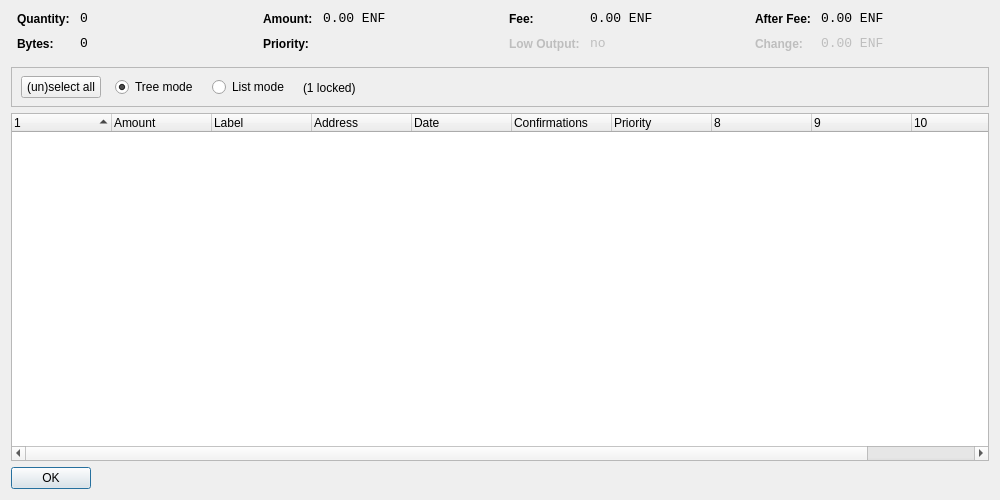
<?xml version="1.0" encoding="UTF-8"?>
<ui version="4.0">
 <class>CoinControlDialog</class>
 <widget class="QDialog" name="CoinControlDialog">
  <property name="geometry">
   <rect>
    <x>0</x>
    <y>0</y>
    <width>1000</width>
    <height>500</height>
   </rect>
  </property>
  <property name="windowTitle">
   <string>Coin Control</string>
  </property>
  <layout class="QVBoxLayout" name="verticalLayout">
   <item>
    <layout class="QHBoxLayout" name="horizontalLayoutTop" stretch="0,0,0,0">
     <property name="topMargin">
      <number>0</number>
     </property>
     <property name="bottomMargin">
      <number>10</number>
     </property>
     <item>
      <layout class="QFormLayout" name="formLayoutCoinControl1">
       <property name="horizontalSpacing">
        <number>10</number>
       </property>
       <property name="verticalSpacing">
        <number>10</number>
       </property>
       <property name="leftMargin">
        <number>6</number>
       </property>
       <property name="rightMargin">
        <number>6</number>
       </property>
       <item row="0" column="0">
        <widget class="QLabel" name="labelCoinControlQuantityText">
         <property name="styleSheet">
          <string notr="true">font-weight:bold;</string>
         </property>
         <property name="text">
          <string>Quantity:</string>
         </property>
        </widget>
       </item>
       <item row="0" column="1">
        <widget class="QLabel" name="labelCoinControlQuantity">
         <property name="font">
          <font>
           <family>Monospace</family>
           <pointsize>10</pointsize>
          </font>
         </property>
         <property name="cursor">
          <cursorShape>IBeamCursor</cursorShape>
         </property>
         <property name="contextMenuPolicy">
          <enum>Qt::ActionsContextMenu</enum>
         </property>
         <property name="text">
          <string notr="true">0</string>
         </property>
         <property name="textInteractionFlags">
          <set>Qt::LinksAccessibleByMouse|Qt::TextSelectableByKeyboard|Qt::TextSelectableByMouse</set>
         </property>
        </widget>
       </item>
       <item row="1" column="0">
        <widget class="QLabel" name="labelCoinControlBytesText">
         <property name="styleSheet">
          <string notr="true">font-weight:bold;</string>
         </property>
         <property name="text">
          <string>Bytes:</string>
         </property>
        </widget>
       </item>
       <item row="1" column="1">
        <widget class="QLabel" name="labelCoinControlBytes">
         <property name="font">
          <font>
           <family>Monospace</family>
           <pointsize>10</pointsize>
          </font>
         </property>
         <property name="cursor">
          <cursorShape>IBeamCursor</cursorShape>
         </property>
         <property name="contextMenuPolicy">
          <enum>Qt::ActionsContextMenu</enum>
         </property>
         <property name="text">
          <string notr="true">0</string>
         </property>
         <property name="textInteractionFlags">
          <set>Qt::LinksAccessibleByMouse|Qt::TextSelectableByKeyboard|Qt::TextSelectableByMouse</set>
         </property>
        </widget>
       </item>
      </layout>
     </item>
     <item>
      <layout class="QFormLayout" name="formLayoutCoinControl2">
       <property name="horizontalSpacing">
        <number>10</number>
       </property>
       <property name="verticalSpacing">
        <number>10</number>
       </property>
       <property name="leftMargin">
        <number>6</number>
       </property>
       <property name="rightMargin">
        <number>6</number>
       </property>
       <item row="0" column="0">
        <widget class="QLabel" name="labelCoinControlAmountText">
         <property name="styleSheet">
          <string notr="true">font-weight:bold;</string>
         </property>
         <property name="text">
          <string>Amount:</string>
         </property>
        </widget>
       </item>
       <item row="0" column="1">
        <widget class="QLabel" name="labelCoinControlAmount">
         <property name="font">
          <font>
           <family>Monospace</family>
           <pointsize>10</pointsize>
          </font>
         </property>
         <property name="cursor">
          <cursorShape>IBeamCursor</cursorShape>
         </property>
         <property name="contextMenuPolicy">
          <enum>Qt::ActionsContextMenu</enum>
         </property>
         <property name="text">
          <string notr="true">0.00 ENF</string>
         </property>
         <property name="textInteractionFlags">
          <set>Qt::LinksAccessibleByMouse|Qt::TextSelectableByKeyboard|Qt::TextSelectableByMouse</set>
         </property>
        </widget>
       </item>
       <item row="1" column="0">
        <widget class="QLabel" name="labelCoinControlPriorityText">
         <property name="styleSheet">
          <string notr="true">font-weight:bold;</string>
         </property>
         <property name="text">
          <string>Priority:</string>
         </property>
        </widget>
       </item>
       <item row="1" column="1">
        <widget class="QLabel" name="labelCoinControlPriority">
         <property name="font">
          <font>
           <family>Monospace</family>
           <pointsize>10</pointsize>
          </font>
         </property>
         <property name="cursor">
          <cursorShape>IBeamCursor</cursorShape>
         </property>
         <property name="contextMenuPolicy">
          <enum>Qt::ActionsContextMenu</enum>
         </property>
         <property name="text">
          <string/>
         </property>
         <property name="textInteractionFlags">
          <set>Qt::LinksAccessibleByMouse|Qt::TextSelectableByKeyboard|Qt::TextSelectableByMouse</set>
         </property>
        </widget>
       </item>
      </layout>
     </item>
     <item>
      <layout class="QFormLayout" name="formLayoutCoinControl3">
       <property name="horizontalSpacing">
        <number>10</number>
       </property>
       <property name="verticalSpacing">
        <number>10</number>
       </property>
       <property name="leftMargin">
        <number>6</number>
       </property>
       <property name="rightMargin">
        <number>6</number>
       </property>
       <item row="0" column="0">
        <widget class="QLabel" name="labelCoinControlFeeText">
         <property name="styleSheet">
          <string notr="true">font-weight:bold;</string>
         </property>
         <property name="text">
          <string>Fee:</string>
         </property>
        </widget>
       </item>
       <item row="0" column="1">
        <widget class="QLabel" name="labelCoinControlFee">
         <property name="font">
          <font>
           <family>Monospace</family>
           <pointsize>10</pointsize>
          </font>
         </property>
         <property name="cursor">
          <cursorShape>IBeamCursor</cursorShape>
         </property>
         <property name="contextMenuPolicy">
          <enum>Qt::ActionsContextMenu</enum>
         </property>
         <property name="text">
          <string notr="true">0.00 ENF</string>
         </property>
         <property name="textInteractionFlags">
          <set>Qt::LinksAccessibleByMouse|Qt::TextSelectableByKeyboard|Qt::TextSelectableByMouse</set>
         </property>
        </widget>
       </item>
       <item row="1" column="0">
        <widget class="QLabel" name="labelCoinControlLowOutputText">
         <property name="enabled">
          <bool>false</bool>
         </property>
         <property name="styleSheet">
          <string notr="true">font-weight:bold;</string>
         </property>
         <property name="text">
          <string>Low Output:</string>
         </property>
        </widget>
       </item>
       <item row="1" column="1">
        <widget class="QLabel" name="labelCoinControlLowOutput">
         <property name="enabled">
          <bool>false</bool>
         </property>
         <property name="font">
          <font>
           <family>Monospace</family>
           <pointsize>10</pointsize>
          </font>
         </property>
         <property name="cursor">
          <cursorShape>IBeamCursor</cursorShape>
         </property>
         <property name="contextMenuPolicy">
          <enum>Qt::ActionsContextMenu</enum>
         </property>
         <property name="text">
          <string>no</string>
         </property>
         <property name="textInteractionFlags">
          <set>Qt::LinksAccessibleByMouse|Qt::TextSelectableByKeyboard|Qt::TextSelectableByMouse</set>
         </property>
        </widget>
       </item>
      </layout>
     </item>
     <item>
      <layout class="QFormLayout" name="formLayoutCoinControl4">
       <property name="horizontalSpacing">
        <number>10</number>
       </property>
       <property name="verticalSpacing">
        <number>10</number>
       </property>
       <property name="leftMargin">
        <number>6</number>
       </property>
       <property name="rightMargin">
        <number>6</number>
       </property>
       <item row="0" column="0">
        <widget class="QLabel" name="labelCoinControlAfterFeeText">
         <property name="styleSheet">
          <string notr="true">font-weight:bold;</string>
         </property>
         <property name="text">
          <string>After Fee:</string>
         </property>
        </widget>
       </item>
       <item row="0" column="1">
        <widget class="QLabel" name="labelCoinControlAfterFee">
         <property name="font">
          <font>
           <family>Monospace</family>
           <pointsize>10</pointsize>
          </font>
         </property>
         <property name="cursor">
          <cursorShape>IBeamCursor</cursorShape>
         </property>
         <property name="contextMenuPolicy">
          <enum>Qt::ActionsContextMenu</enum>
         </property>
         <property name="text">
          <string notr="true">0.00 ENF</string>
         </property>
         <property name="textInteractionFlags">
          <set>Qt::LinksAccessibleByMouse|Qt::TextSelectableByKeyboard|Qt::TextSelectableByMouse</set>
         </property>
        </widget>
       </item>
       <item row="1" column="0">
        <widget class="QLabel" name="labelCoinControlChangeText">
         <property name="enabled">
          <bool>false</bool>
         </property>
         <property name="styleSheet">
          <string notr="true">font-weight:bold;</string>
         </property>
         <property name="text">
          <string>Change:</string>
         </property>
        </widget>
       </item>
       <item row="1" column="1">
        <widget class="QLabel" name="labelCoinControlChange">
         <property name="enabled">
          <bool>false</bool>
         </property>
         <property name="font">
          <font>
           <family>Monospace</family>
           <pointsize>10</pointsize>
          </font>
         </property>
         <property name="cursor">
          <cursorShape>IBeamCursor</cursorShape>
         </property>
         <property name="contextMenuPolicy">
          <enum>Qt::ActionsContextMenu</enum>
         </property>
         <property name="text">
          <string notr="true">0.00 ENF</string>
         </property>
         <property name="textInteractionFlags">
          <set>Qt::LinksAccessibleByMouse|Qt::TextSelectableByKeyboard|Qt::TextSelectableByMouse</set>
         </property>
        </widget>
       </item>
      </layout>
     </item>
    </layout>
   </item>
   <item>
    <widget class="QFrame" name="frame">
     <property name="minimumSize">
      <size>
       <width>0</width>
       <height>40</height>
      </size>
     </property>
     <property name="frameShape">
      <enum>QFrame::StyledPanel</enum>
     </property>
     <property name="frameShadow">
      <enum>QFrame::Sunken</enum>
     </property>
     <widget class="QWidget" name="horizontalLayoutWidget">
      <property name="geometry">
       <rect>
        <x>10</x>
        <y>0</y>
        <width>781</width>
        <height>41</height>
       </rect>
      </property>
      <layout class="QHBoxLayout" name="horizontalLayoutPanel" stretch="0,0,0,0,0">
       <property name="spacing">
        <number>14</number>
       </property>
       <item>
        <widget class="QPushButton" name="pushButtonSelectAll">
         <property name="sizePolicy">
          <sizepolicy hsizetype="Maximum" vsizetype="Fixed">
           <horstretch>0</horstretch>
           <verstretch>0</verstretch>
          </sizepolicy>
         </property>
         <property name="text">
          <string>(un)select all</string>
         </property>
        </widget>
       </item>
       <item>
        <widget class="QRadioButton" name="radioTreeMode">
         <property name="sizePolicy">
          <sizepolicy hsizetype="Maximum" vsizetype="Fixed">
           <horstretch>0</horstretch>
           <verstretch>0</verstretch>
          </sizepolicy>
         </property>
         <property name="text">
          <string>Tree mode</string>
         </property>
         <property name="checked">
          <bool>true</bool>
         </property>
        </widget>
       </item>
       <item>
        <widget class="QRadioButton" name="radioListMode">
         <property name="sizePolicy">
          <sizepolicy hsizetype="Maximum" vsizetype="Fixed">
           <horstretch>0</horstretch>
           <verstretch>0</verstretch>
          </sizepolicy>
         </property>
         <property name="text">
          <string>List mode</string>
         </property>
        </widget>
       </item>
       <item>
        <widget class="QLabel" name="labelLocked">
         <property name="text">
          <string>(1 locked)</string>
         </property>
        </widget>
       </item>
       <item>
        <spacer name="horizontalSpacer">
         <property name="orientation">
          <enum>Qt::Horizontal</enum>
         </property>
         <property name="sizeHint" stdset="0">
          <size>
           <width>40</width>
           <height>20</height>
          </size>
         </property>
        </spacer>
       </item>
      </layout>
     </widget>
    </widget>
   </item>
   <item>
    <widget class="CoinControlTreeWidget" name="treeWidget">
     <property name="contextMenuPolicy">
      <enum>Qt::CustomContextMenu</enum>
     </property>
     <property name="sortingEnabled">
      <bool>false</bool>
     </property>
     <property name="columnCount">
      <number>11</number>
     </property>
     <attribute name="headerShowSortIndicator" stdset="0">
      <bool>true</bool>
     </attribute>
     <attribute name="headerStretchLastSection">
      <bool>false</bool>
     </attribute>
     <column>
      <property name="text">
       <string/>
      </property>
     </column>
     <column>
      <property name="text">
       <string>Amount</string>
      </property>
     </column>
     <column>
      <property name="text">
       <string notr="true">Label</string>
      </property>
     </column>
     <column>
      <property name="text">
       <string>Address</string>
      </property>
     </column>
     <column>
      <property name="text">
       <string>Date</string>
      </property>
     </column>
     <column>
      <property name="text">
       <string>Confirmations</string>
      </property>
      <property name="toolTip">
       <string>Confirmed</string>
      </property>
     </column>
     <column>
      <property name="text">
       <string>Priority</string>
      </property>
     </column>
     <column>
      <property name="text">
       <string/>
      </property>
     </column>
     <column>
      <property name="text">
       <string/>
      </property>
     </column>
     <column>
      <property name="text">
       <string/>
      </property>
     </column>
     <column>
      <property name="text">
       <string/>
      </property>
     </column>
    </widget>
   </item>
   <item>
    <widget class="QDialogButtonBox" name="buttonBox">
     <property name="sizePolicy">
      <sizepolicy hsizetype="Maximum" vsizetype="Fixed">
       <horstretch>0</horstretch>
       <verstretch>0</verstretch>
      </sizepolicy>
     </property>
     <property name="orientation">
      <enum>Qt::Horizontal</enum>
     </property>
     <property name="standardButtons">
      <set>QDialogButtonBox::Ok</set>
     </property>
    </widget>
   </item>
  </layout>
 </widget>
 <customwidgets>
  <customwidget>
   <class>CoinControlTreeWidget</class>
   <extends>QTreeWidget</extends>
   <header>coincontroltreewidget.h</header>
  </customwidget>
 </customwidgets>
 <resources/>
 <connections/>
</ui>
